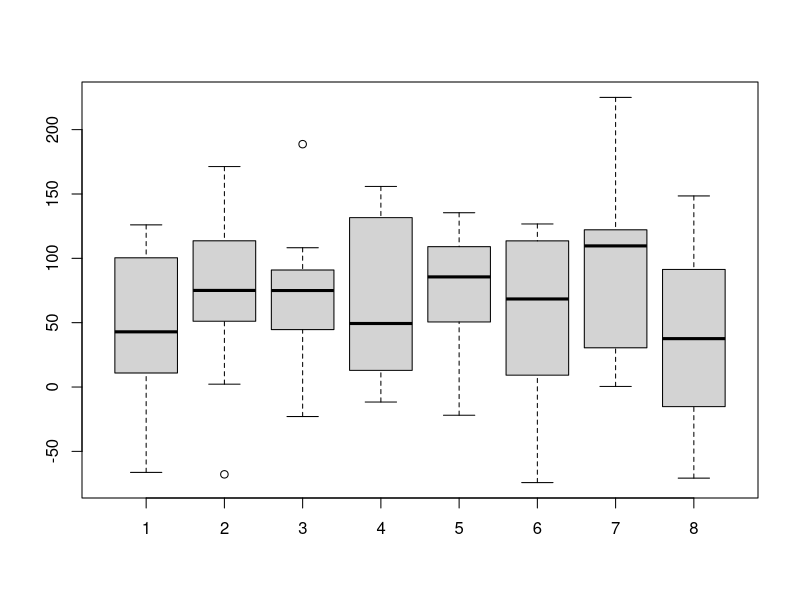
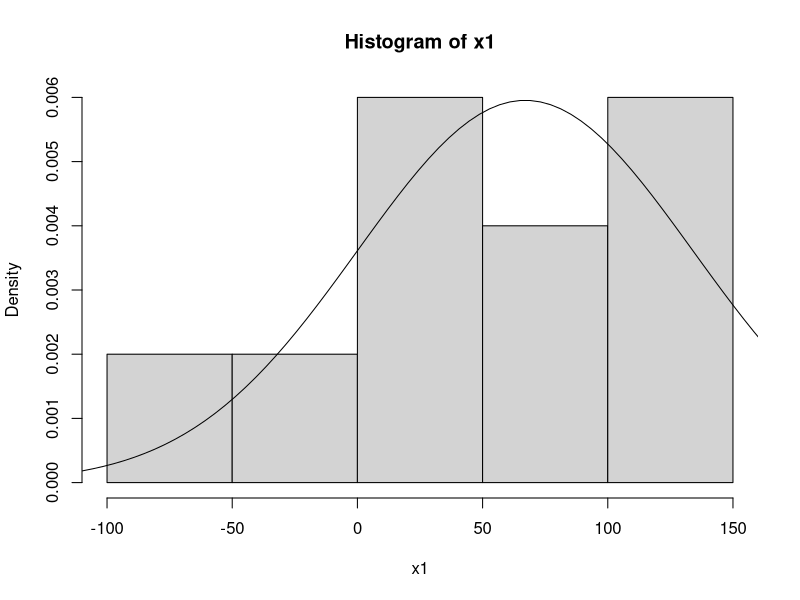
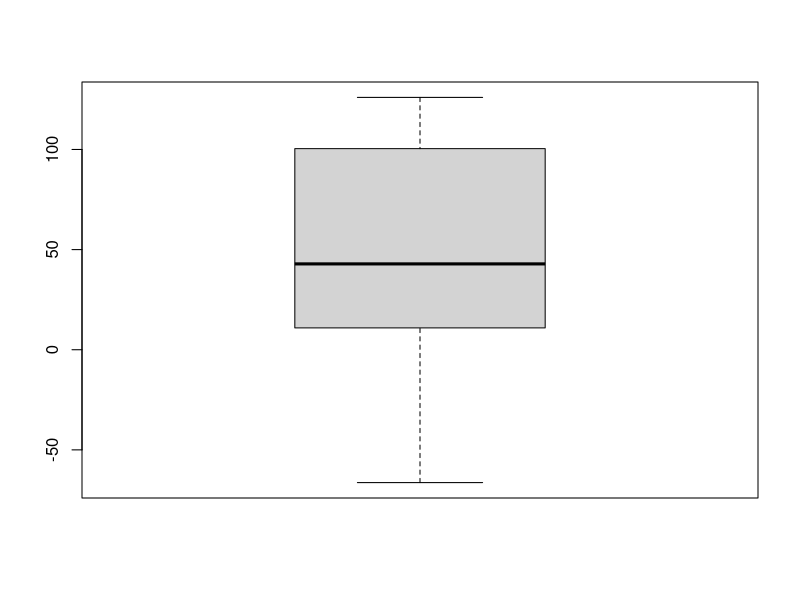
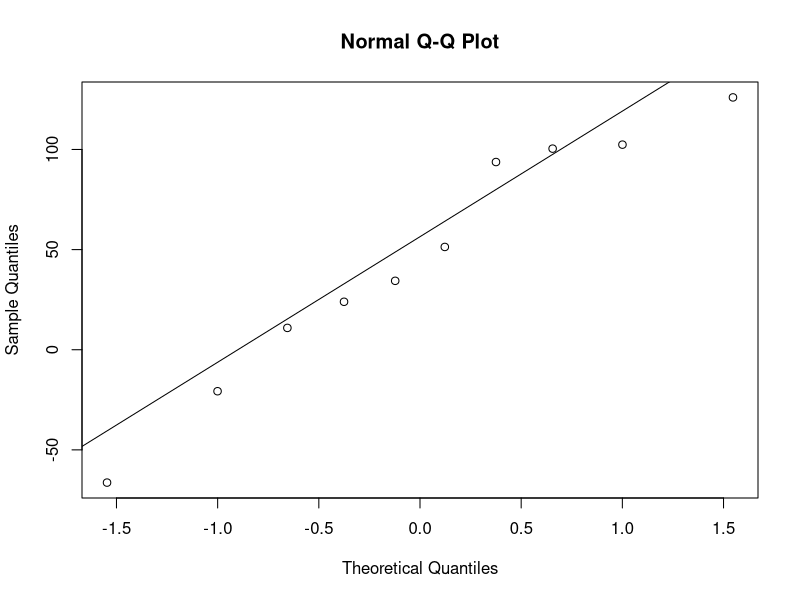
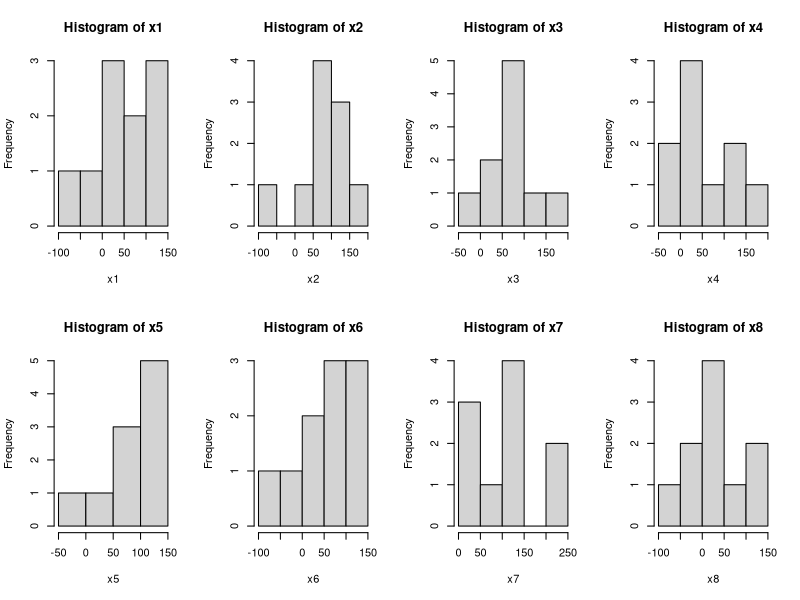
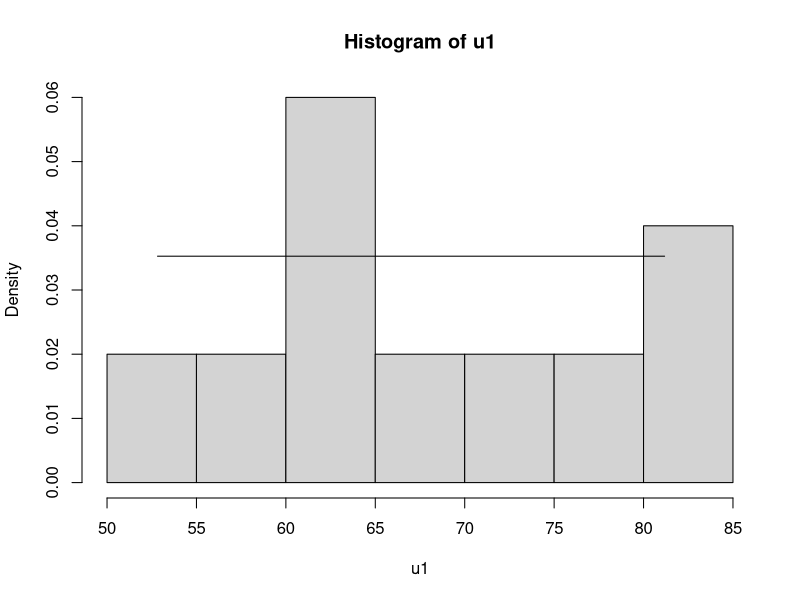
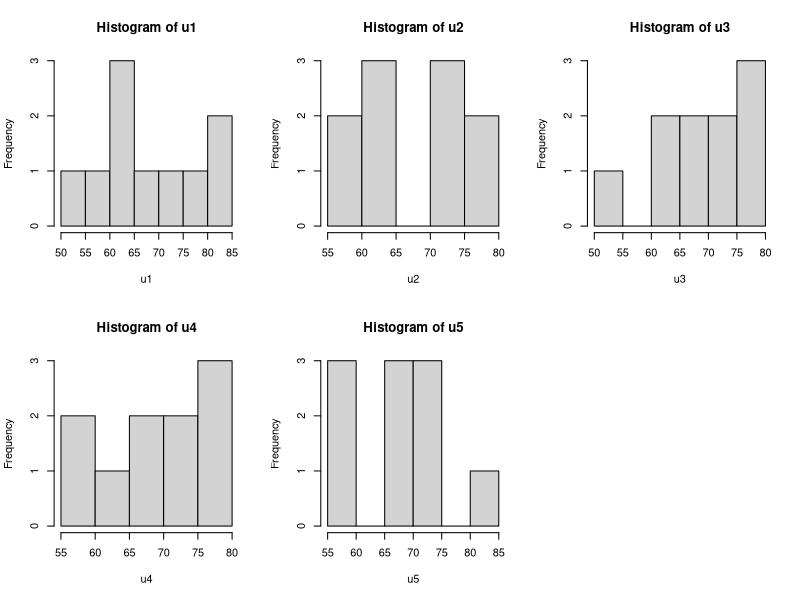
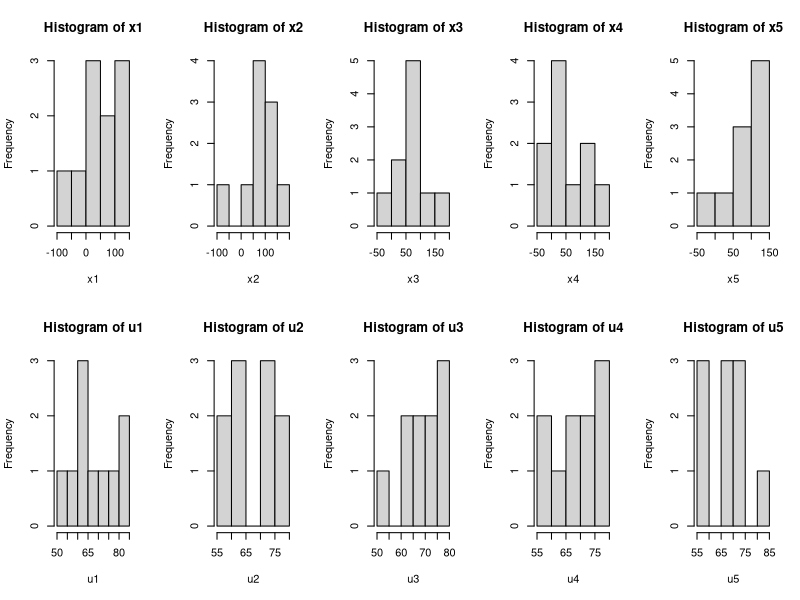

Generate these figures, in order, with R:
## ---- chunk 1
a <- 67
set.seed(19690420)
x1 <- rnorm(10, a, a)
x2 <- rnorm(10, a, a) 
x3 <- rnorm(10, a, a)
x4 <- rnorm(10, a, a)
x5 <- rnorm(10, a, a) 
x6 <- rnorm(10, a, a)
x7 <- rnorm(10, a, a)
x8 <- rnorm(10, a, a) 
boxplot(x1, x2, x3, x4, x5, x6, x7, x8)
hist(x1, prob = TRUE)
x <- seq(from = a-3*a, to = a+3*a, length.out = 100)
lines(x, dnorm(x, a, a))
boxplot(x1)
qqnorm(x1)
qqline(x1)
## ---- chunk 2
old_par <- par(mfrow = c(2, 4)) # 2 rader, 4 kolonner
hist(x1)
hist(x2)
hist(x3)
hist(x4)
hist(x5)
hist(x6)
hist(x7)
hist(x8)
par(old_par) # säg åt R att sluta förvänta sig fler plottar till samma fönster
## ---- chunk 3
min_a <-a-sqrt(3*a)
max_a <- a+sqrt(3*a)
set.seed(19690420)
u1 <- runif(10,min_a,max_a)
u2 <- runif(10,min_a,max_a)
u3 <- runif(10,min_a,max_a)
u4 <- runif(10,min_a,max_a)
u5 <- runif(10,min_a,max_a)
hist(u1, prob = TRUE)
u <- seq(from = min_a, to = max_a, length.out = 100)

# Add the uniform distribution curve to the histogram
lines(u, dunif(u, min_a,max_a))
## ---- chunk 4
par_1 <- par(mfrow=c(2,3))
hist(u1)
hist(u2)
hist(u3)
hist(u4)
hist(u5)
par(par_1)
## ---- chunk 5
par_2 <- par(mfrow = c(2, 5)) # 2 rader, 5 kolonner
hist(x1)
hist(x2)
hist(x3)
hist(x4)
hist(x5)
hist(u1)
hist(u2)
hist(u3)
hist(u4)
hist(u5)
par(par_2) 
